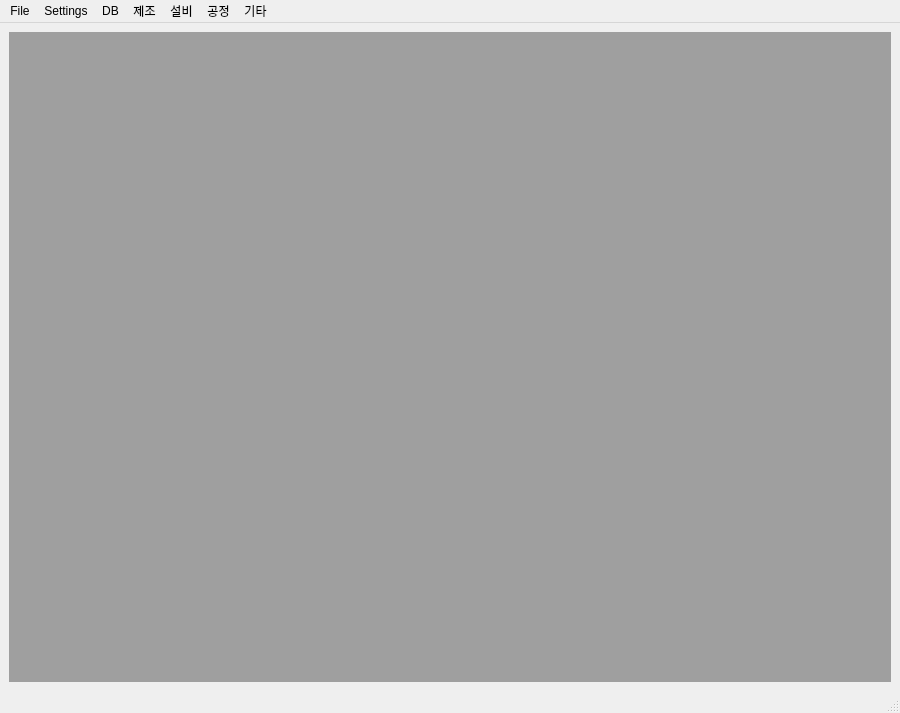
<?xml version="1.0" encoding="UTF-8"?>
<ui version="4.0">
 <class>MainWindow</class>
 <widget class="QMainWindow" name="MainWindow">
  <property name="geometry">
   <rect>
    <x>0</x>
    <y>0</y>
    <width>900</width>
    <height>713</height>
   </rect>
  </property>
  <property name="windowTitle">
   <string>MainWindow</string>
  </property>
  <widget class="QWidget" name="centralwidget">
   <layout class="QGridLayout" name="gridLayout">
    <item row="0" column="0">
     <widget class="QMdiArea" name="mdiArea"/>
    </item>
   </layout>
  </widget>
  <widget class="QMenuBar" name="menubar">
   <property name="geometry">
    <rect>
     <x>0</x>
     <y>0</y>
     <width>900</width>
     <height>33</height>
    </rect>
   </property>
   <widget class="QMenu" name="menuFile">
    <property name="title">
     <string>File</string>
    </property>
    <addaction name="actionOpen_FIle"/>
   </widget>
   <widget class="QMenu" name="menuSettings">
    <property name="title">
     <string>Settings</string>
    </property>
    <addaction name="mn_settings"/>
   </widget>
   <widget class="QMenu" name="menuDB">
    <property name="title">
     <string>DB</string>
    </property>
    <addaction name="actionwefwefwef"/>
   </widget>
   <widget class="QMenu" name="menuRecipe">
    <property name="title">
     <string>제조</string>
    </property>
   </widget>
   <widget class="QMenu" name="menuWindows">
    <property name="title">
     <string>설비</string>
    </property>
    <addaction name="mn_Schedule"/>
    <addaction name="mn_webControl"/>
   </widget>
   <widget class="QMenu" name="menu">
    <property name="title">
     <string>공정</string>
    </property>
   </widget>
   <widget class="QMenu" name="menu_2">
    <property name="title">
     <string>기타</string>
    </property>
   </widget>
   <addaction name="menuFile"/>
   <addaction name="menuSettings"/>
   <addaction name="menuDB"/>
   <addaction name="menuRecipe"/>
   <addaction name="menuWindows"/>
   <addaction name="menu"/>
   <addaction name="menu_2"/>
  </widget>
  <widget class="QStatusBar" name="statusbar"/>
  <action name="actionwefwefwef">
   <property name="text">
    <string>wefwefwef</string>
   </property>
  </action>
  <action name="mn_settings">
   <property name="text">
    <string>Settings</string>
   </property>
  </action>
  <action name="actionOpen_FIle">
   <property name="text">
    <string>Open FIle</string>
   </property>
  </action>
  <action name="mn_Schedule">
   <property name="text">
    <string>PM&amp;Filter 스케쥴러</string>
   </property>
  </action>
  <action name="mn_webControl">
   <property name="text">
    <string>Parts 관리</string>
   </property>
  </action>
 </widget>
 <resources/>
 <connections/>
</ui>
